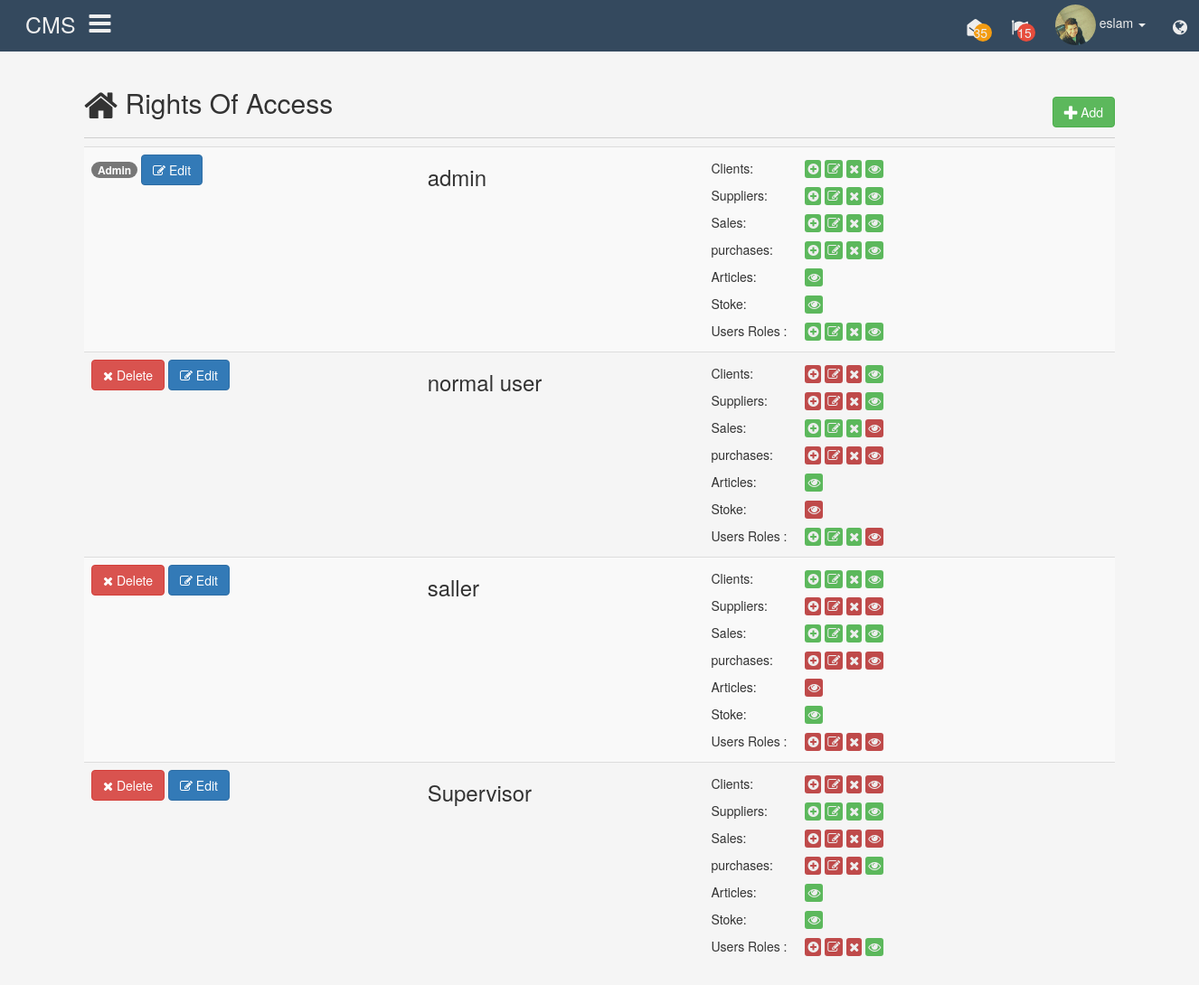
Screenshot of /public/role/index (signed in) with the database file from the repository.
### tables this page shows
CREATE TABLE `roles` (
  `id` int(11) NOT NULL,
  `role_name` varchar(255) NOT NULL,
  `show_clients` int(1) NOT NULL DEFAULT '0',
  `aed_clients` int(1) NOT NULL DEFAULT '0',
  `show_suppliers` int(1) NOT NULL DEFAULT '0',
  `aed_suppliers` int(1) NOT NULL DEFAULT '0',
  `show_sales` int(1) NOT NULL DEFAULT '0',
  `aed_sales` int(1) NOT NULL DEFAULT '0',
  `show_purchases` int(1) NOT NULL DEFAULT '0',
  `aed_purchases` int(1) NOT NULL DEFAULT '0',
  `show_articles` int(1) NOT NULL DEFAULT '0',
  `aed_articles` int(1) NOT NULL DEFAULT '0',
  `show_stoke` int(1) NOT NULL DEFAULT '0',
  `show_users_roles` int(1) NOT NULL DEFAULT '0',
  `aed_users_aed` int(1) NOT NULL DEFAULT '0'
);

### Core/Controller.php (called while the page is built, shortened)
<?php
class Controller
{
	protected $viewPath;
    public function __construct()
    {
        $this->viewPath = ROOT . '/App/Views/';
    }
    protected function rander($view, $vars = []) {
        extract($vars);
		include($this->viewPath . $view . '.php');
    }
}

### Core/Model.php (called while the page is built, shortened)
<?php
	class Model
	{
		protected $db;
		protected $table;
		public function __construct(Database $db)
		{
			$this->db = $db;
		}
		public function all() {
			return $this->query("SELECT * FROM ".$this->table);
		}
		public function query($statement, $attributes = null, $one = false) {
			if ($attributes != null) {
				return $this->db->prepare($statement, $attributes, $one, str_replace('Model', 'Entity', get_class($this)));
			} else {
				return $this->db->query($statement, $one, str_replace('Model', 'Entity', get_class($this)));
			}
		}
	}

### Core/Database.php (called while the page is built, shortened)
<?php
	class Database {
		private $host;
		private $user;
		private $pass;
		private $db_name;
		private $pdo;
		public function __construct($db_name, $host = 'localhost', $user = 'root', $pass = '') {
			$this->host 	= $host;
			$this->user 	= $user;
			$this->pass 	= $pass;
			$this->db_name 	= $db_name;
		}
		public function getPDO() {
			if ($this->pdo === null) {
				$connection =
				new PDO ("mysql:dbname=".$this->db_name.";host=".$this->host, $this->user, $this->pass);
				$connection->setAttribute(PDO::ATTR_ERRMODE, PDO::ERRMODE_EXCEPTION);
				$connection->query('SET names utf8; SET CHARACTER SET utf8');
				$this->pdo = $connection;
			}
			return $this->pdo;
		}
		public function query($statment, $one = false, $class = null) {
			 $res = $this->getPDO()->query($statment);
			if ($class === null) {
				$res->setFetchMode(PDO::FETCH_OBJ);
			} else {
				$res->setFetchMode(PDO::FETCH_CLASS, $class);
			}
			if ($one == false) {
				$data = $res->fetchAll();
			} else {
				$data = $res->fetch();
			}
			return $data;
		}
	}

### App/Views/role/index.php (the view, shortened to what this page needs)
<div class="row">
  <div class="col-sm-6"> <h2 class="title"><i class="fa fa-home fa-lg"></i> Rights Of Access</h2></div>
    <div class="col-sm-6">
      <ul class="list-unstyled pull-right links">
        <li><a href="<?= App::$path; ?>role/add"><span class="btn btn-success"><i class="fa fa-plus fa-lg"></i> Add</span></a></li>
      </ul>
  </div>
</div>
<hr>
<table class="table table-main table-rights table-striped">
  <tbody>
   <?php foreach($roles as $role) { ?>
   <tr>
      <td>
      <?php  if ($_SESSION['user']->aed_users_aed) {
       if ($role->id > 1) { ?>
        <a href="" class="btn btn-danger" id_role="<?= $role->id ?>" onclick="deleteElement(this, event);"><i class="fa fa-times"></i>  Delete</a>
        <?php } else {
          echo "<span class='badge'>Admin</span>";
          } ?>
        <a href="<?= App::$path; ?>roles/edit/<?= $role->id; ?>" class="btn btn-primary"><i class="fa fa-edit"></i>  Edit</a>
      </td>
      <?php } ?>
      <td>
      <?php echo '<h3 class="role_name">'. $role->role_name. '</h3>';
      ?>
      </td>
      <td class="td-roles">
        <p>
          <span>Clients: </span>
          <?php if ($role->aed_clients) { ?>
          <span class="fa-roles-true">
            <i class="fa fa-plus-circle"></i>
            <i class="fa fa-edit"></i>
            <i class="fa fa-remove"></i>
          </span>
          <?php } else { ?>
          <span class="fa-roles-false">
            <i class="fa fa-plus-circle"></i>
            <i class="fa fa-edit"></i>
            <i class="fa fa-remove"></i>
          </span>
          <?php } ?>
          <?php if ($role->show_clients) { ?>
          <span class="fa-roles-true">
            <i class="fa fa-eye"></i>
          </span>
          <?php } else { ?>
          <span class="fa-roles-false">
            <i class="fa fa-eye"></i>
          </span>
          <?php } ?></p>
        <p>
          <span>Suppliers: </span>
          <?php if ($role->aed_suppliers) { ?>
          <span class="fa-roles-true">
            <i class="fa fa-plus-circle"></i>
            <i class="fa fa-edit"></i>
            <i class="fa fa-remove"></i>
          </span>
          <?php } else { ?>
          <span class="fa-roles-false">
            <i class="fa fa-plus-circle"></i>
            <i class="fa fa-edit"></i>
            <i class="fa fa-remove"></i>
          </span>
          <?php } ?>
          <?php if ($role->show_suppliers) { ?>
          <span class="fa-roles-true">
            <i class="fa fa-eye"></i>
          </span>
          <?php } else { ?>
          <span class="fa-roles-false">
            <i class="fa fa-eye"></i>
          </span>
          <?php } ?>
          </p>
         <p>
        <span>Sales: </span>
        <?php if ($role->aed_sales) { ?>
        <span class="fa-roles-true">
          <i class="fa fa-plus-circle"></i>
          <i class="fa fa-edit"></i>
          <i class="fa fa-remove"></i>
        </span>
        <?php } else { ?>
        <span class="fa-roles-false">
          <i class="fa fa-plus-circle"></i>
          <i class="fa fa-edit"></i>
          <i class="fa fa-remove"></i>
        </span>
        <?php } ?>
        <?php if ($role->show_sales) { ?>
        <span class="fa-roles-true">
          <i class="fa fa-eye"></i>
        </span>
        <?php } else { ?>
        <span class="fa-roles-false">
          <i class="fa fa-eye"></i>
        </span>
        <?php } ?></p>
         <p>
        <span>purchases: </span>
        <?php if ($role->aed_purchases) { ?>
        <span class="fa-roles-true">
          <i class="fa fa-plus-circle"></i>
          <i class="fa fa-edit"></i>
          <i class="fa fa-remove"></i>
        </span>
        <?php } else { ?>
        <span class="fa-roles-false">
          <i class="fa fa-plus-circle"></i>
          <i class="fa fa-edit"></i>
          <i class="fa fa-remove"></i>
        </span>
        <?php } ?>
        <?php if ($role->show_purchases) { ?>
        <span class="fa-roles-true">
          <i class="fa fa-eye"></i>
        </span>
        <?php } else { ?>
        <span class="fa-roles-false">
          <i class="fa fa-eye"></i>
        </span>
        <?php } ?></p>
        <p>
          <span>Articles: </span>
          <?php if ($role->show_articles) { ?>
          <span class="fa-roles-true">
            <i class="fa fa-eye"></i>
          </span>
          <?php } else { ?>
          <span class="fa-roles-false">
            <i class="fa fa-eye"></i>
          </span>
          <?php } ?>
        </p>
        <p>
          <span>Stoke: </span>
          <?php if ($role->show_stoke) { ?>
          <span class="fa-roles-true">
            <i class="fa fa-eye"></i>
          </span>
          <?php } else { ?>
          <span class="fa-roles-false">
            <i class="fa fa-eye"></i>
          </span>
          <?php } ?>
        </p>
        <p>
        <span>Users Roles : </span>
        <?php if ($role->aed_users_aed) { ?>
        <span class="fa-roles-true">
          <i class="fa fa-plus-circle"></i>
          <i class="fa fa-edit"></i>
          <i class="fa fa-remove"></i>
        </span>
        <?php } else { ?>
        <span class="fa-roles-false">
          <i class="fa fa-plus-circle"></i>
          <i class="fa fa-edit"></i>
          <i class="fa fa-remove"></i>
        </span>
        <?php } ?>
        <?php if ($role->show_users_roles) { ?>
        <span class="fa-roles-true">
          <i class="fa fa-eye"></i>
        </span>
        <?php } else { ?>
        <span class="fa-roles-false">
          <i class="fa fa-eye"></i>
        </span>
        <?php } ?></p>
      </td>
      </tr>
    <?php } ?>
  </tbody>
</table>

### Public/css/style.css (style rules this page uses)
body { background-color: #f5f5f5; }
hr { border-color: #cecece; margin-top: 10px; margin-bottom: 10px }
.links li { display: inline-block; margin-left: 5px }
.links { margin-top: 30px; margin-bottom: 0; }
.table-rights tbody > tr > td { line-height: 30px }
.fa-roles-true .fa, .fa-roles-false .fa { color: #eee; border-radius: 3px; padding: 3px; display: inline-block; }
.fa-roles-true .fa { background-color: #5cb85c }
.fa-roles-false .fa { background-color: #bf4a4a }
.role_name { margin-top: 12px }
.td-roles p span:first-child { width: 100px; display: inline-block; }
.td-roles p { margin: 0 }

### rows the page displays
roles: shows "Admin", role_name "admin", aed_clients 1 (drawn), show_clients 1 (drawn), aed_suppliers 1 (drawn), show_suppliers 1 (drawn), aed_sales 1 (drawn), show_sales 1 (drawn), aed_purchases 1 (drawn), show_purchases 1 (drawn), show_articles 1 (drawn), show_stoke 1 (drawn), aed_users_aed 1 (drawn), show_users_roles 1 (drawn)
roles: role_name "normal user", aed_clients 0 (drawn), show_clients 1 (drawn), aed_suppliers 0 (drawn), show_suppliers 1 (drawn), aed_sales 1 (drawn), show_sales 0 (drawn), aed_purchases 0 (drawn), show_purchases 0 (drawn), show_articles 1 (drawn), show_stoke 0 (drawn), aed_users_aed 1 (drawn), show_users_roles 0 (drawn)
roles: role_name "saller", aed_clients 1 (drawn), show_clients 1 (drawn), aed_suppliers 0 (drawn), show_suppliers 0 (drawn), aed_sales 1 (drawn), show_sales 1 (drawn), aed_purchases 0 (drawn), show_purchases 0 (drawn), show_articles 0 (drawn), show_stoke 1 (drawn), aed_users_aed 0 (drawn), show_users_roles 0 (drawn)
roles: role_name "Supervisor", aed_clients 0 (drawn), show_clients 0 (drawn), aed_suppliers 1 (drawn), show_suppliers 1 (drawn), aed_sales 0 (drawn), show_sales 0 (drawn), aed_purchases 0 (drawn), show_purchases 1 (drawn), show_articles 1 (drawn), show_stoke 1 (drawn), aed_users_aed 0 (drawn), show_users_roles 1 (drawn)
